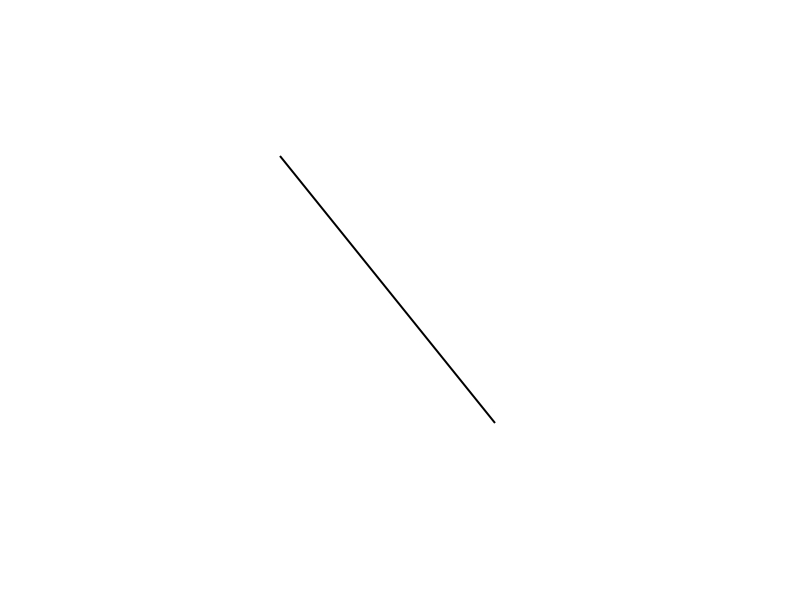
#> input picture images/straight_line.jpg, 800 x 600 px
$ python image-reckognition.py --image images/straight_line.jpg
#> lines starting #> are read from the running program, lines starting #| are printed output that depends on the picture; after the words box and inside, x2 and y2 are one past the last pixel; in counts of white or black regions, pixels touching at a corner belong together
#!/usr/bin/python

import argparse

import cv2
import imutils


class FullScreenApp(object):
    def __init__(self, master, **kwargs):
        self.master = master
        pad = 3
        self._geom = '200x200+0+0'
        master.geometry("{0}x{1}+0+0".format(
            master.winfo_screenwidth() - pad, master.winfo_screenheight() - pad))
        master.bind('<Escape>', self.toggle_geom)

    def toggle_geom(self, event):
        geom = self.master.winfo_geometry()
        self.master.geometry(self._geom)
        self._geom = geom


class ShapeDetector:
    def __init__(self):
        pass

    def detect(self, contour):
        shape = "undefined"
        peri = int(cv2.arcLength(contour, True))
        print(peri)

        # Dougles pecker algorithm
        contourApproximation = cv2.approxPolyDP(contour, 0.04, peri, True)

        print("__________________________________________")
        print("peri: " + str(peri))
        print("__________________________________________")

        # if the shape is a triangle, it will have 3 vertices
        if len(contourApproximation) == 3:
            shape = "triangle"

        # if the shape has 4 vertices, it is either a square or
        # a rectangle
        elif len(contourApproximation) == 4:
            # compute the bounding box of the contour and use the
            # bounding box to compute the aspect ratio
            (x, y, w, h) = cv2.boundingRect(contourApproximation)
            ar = w / float(h)

            # a square will have an aspect ratio that is approximately
            # equal to one, otherwise, the shape is a rectangle
            shape = "square" if 0.95 <= ar <= 1.05 else "rectangle"

        # if the shape is a pentagon, it will have 5 vertices
        elif len(contourApproximation) == 5:
            shape = "pentagon"

        elif len(contourApproximation) == 6:
            shape = "hexagon"

        elif len(contourApproximation) == 7:
            shape = "heptagon"

        elif len(contourApproximation) == 8:
            shape = "octagon"

        # otherwise, we assume the shape is a circle
        else:
            shape = "circle"

        # return the name of the shape
        return shape


ap = argparse.ArgumentParser()
ap.add_argument("-i", "--image", required=True, help="path to the input image")
args = vars(ap.parse_args())

image = cv2.imread(args["image"])
#> image is the input picture: shape (600, 800, 3); min 0, max 255, mean 254.6
resized = imutils.resize(image, width=300)
ratio = image.shape[0] / float(resized.shape[0])
#> ratio = 2.67

# convert the resized image to grayscale, blur it slightly,
# and threshold it
gray = cv2.cvtColor(resized, cv2.COLOR_BGR2GRAY)
blurred = cv2.GaussianBlur(gray, (5, 5), 0)
thresh = cv2.threshold(blurred, 60, 255, cv2.THRESH_BINARY)[1]
#> thresh: shape (225, 300); every value is 255

# find contours in the thresholded image and initialize the
# shape detector
cnts = cv2.findContours(thresh.copy(), cv2.RETR_EXTERNAL,
                        cv2.CHAIN_APPROX_SIMPLE)
#> cnts = 1 contour; box (x1, y1, x2, y2) and area: (0, 0, 300, 225) 66976
cnts = imutils.grab_contours(cnts)
#> cnts = [[[0, 0], [0, 224], [299, 224], [299, 0]]]
print(cnts)
#| [array([[[  0,   0]],
#|        [[  0, 224]],
#|        [[299, 224]],
#|        [[299,   0]]], dtype=int32)]

sd = ShapeDetector()

# loop over the contours
for c in cnts:
    # compute the center of the contour, then detect the name of the
    # shape using only the contour
    M = cv2.moments(c)
    cX = int((M["m10"] / M["m00"]) * ratio)
    cY = int((M["m01"] / M["m00"]) * ratio)
    shape = sd.detect(c)

    # multiply the contour (x, y)-coordinates by the resize ratio,
    # then draw the contours and the name of the shape on the image
    c = c.astype("float")
    c *= ratio
    c = c.astype("int")
    cv2.drawContours(image, [c], -1, (0, 255, 0), 2)
    cv2.putText(image, shape, (cX, cY), cv2.FONT_HERSHEY_SIMPLEX,
                0.5, (255, 255, 255), 2)

    # show the output image
    cv2.imshow("Image", image)
    cv2.waitKey(0)
#> this loop made 1 pass
#> (c, cX, cY, shape, peri in detect, contourApproximation in detect, x in detect, y in detect) on pass 1: ([[0, 0], [0, 597], [797, 597], [797, 0]], 398, 298, 'rectangle', 1046, [[0, 0], [0, 224], [299, 224], [299, 0]], 0, 0)
#| 1046
#| __________________________________________
#| peri: 1046
#| __________________________________________
#> pass 1, `cv2.imshow("Image", image)`:
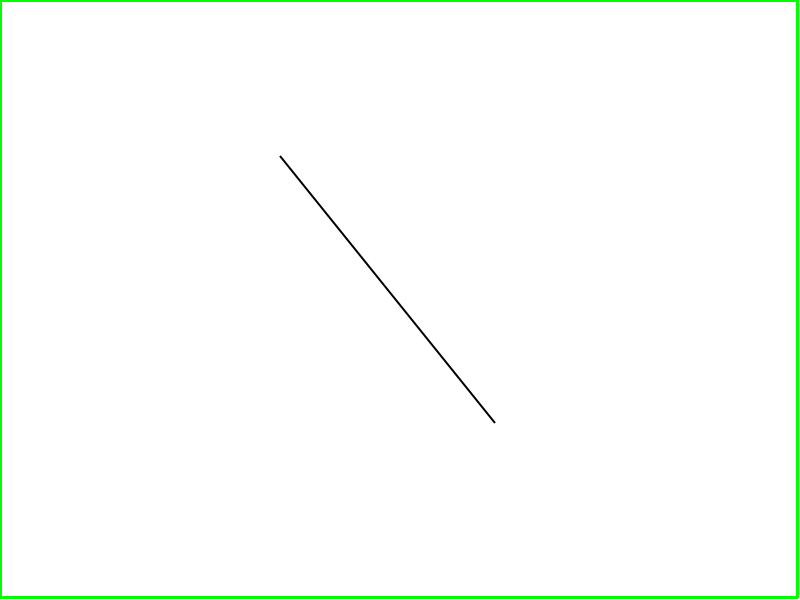
#> window 'Image': shape (600, 800, 3); mean B, G, R 250.9, 254.6, 250.9

# [17 lines of commented-out code are left out]
